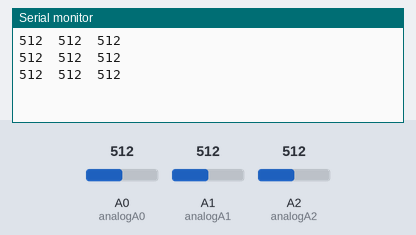
Bench run of a sketch on a simulated Arduino Uno, built with avr-gcc and run on an emulated ATmega328P. Shown: the last lines printed to the serial monitor. Inputs (shaded band) come from the test bench; at power-on: A0 (analogA0) = 512, A1 (analogA1) = 512, A2 (analogA2) = 512.

Above: at 1.3 s.
1.4 s: A0 (analogA0) set to 716
At 1.9 s:
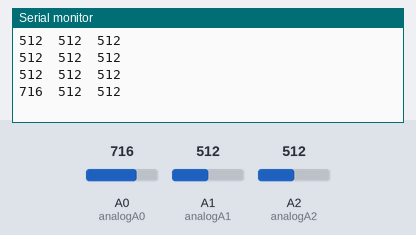
2.9 s: A1 (analogA1) set to 716
At 3.4 s:
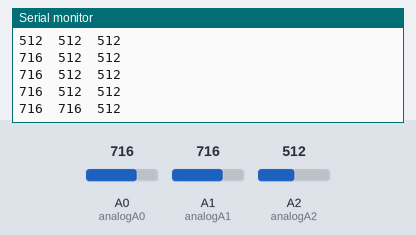
4.4 s: A2 (analogA2) set to 716
At 4.8 s:
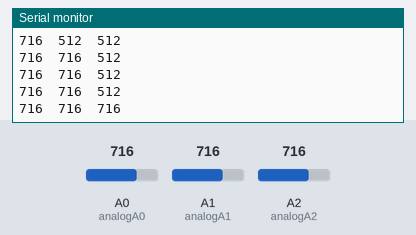
5.9 s: A0 (analogA0) set to 900
At 6.4 s:
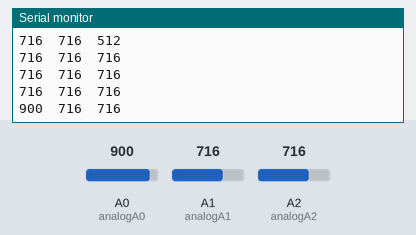
7.4 s: A1 (analogA1) set to 900
At 7.9 s:
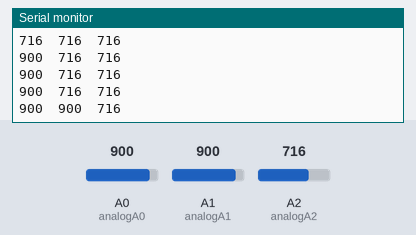
8.9 s: A2 (analogA2) set to 900
At 9.4 s:
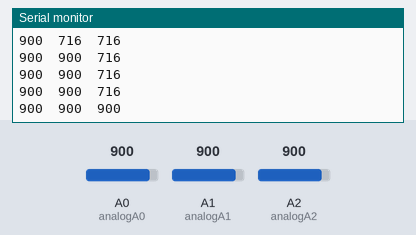
Timing chart, 0 to 11.4 s (numbered marks = the images above; inputs shaded):
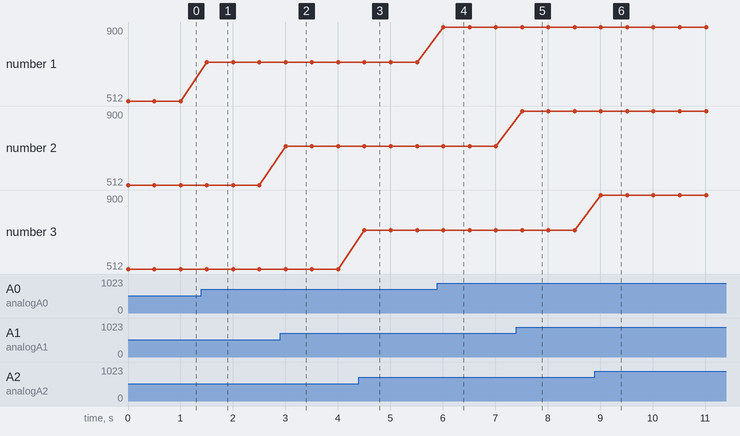

The sketch:

three_sensor_read.ino
```cpp
int analogA0 = 0;
int analogA1 = 1;
int analogA2 = 2;

//int sensor0 = 0;
//int sensor1 = 0;
//int sensor2 = 0;

int sensor[3] = { 0 };


void setup() {
  // put your setup code here, to run once:
  Serial.begin(9600);          //  setup serial

}

void loop() {
  // put your main code here, to run repeatedly:

  sensor[0] = analogRead(analogA0);    // read the input pin
  sensor[1] = analogRead(analogA1);
  sensor[2] = analogRead(analogA2);

  Serial.print(sensor[0]);             // debug value
  Serial.print("\t");
  Serial.print(sensor[1]);
  Serial.print("\t");
  Serial.print(sensor[2]);
  Serial.print("\n");
//  Serial.println(sensor1);
//  Serial.println(sensor2);
//  Serial.println("======================");
  delay(500);

}
```

Measured:
- after the input at 1.4 s, the serial monitor: prints a new line after 0.10 s (image 1)
- after the input at 2.9 s, the serial monitor: prints a new line after 0.11 s (image 2)
- after the input at 4.4 s, the serial monitor: prints a new line after 0.11 s (image 3)
- after the input at 5.9 s, the serial monitor: prints a new line after 0.11 s (image 4)
- after the input at 7.4 s, the serial monitor: prints a new line after 0.11 s (image 5)
- after the input at 8.9 s, the serial monitor: prints a new line after 0.12 s (image 6)
- plotted number 1: 512 → 716 after the input at 1.4 s, 716 → 900 after the input at 5.9 s
